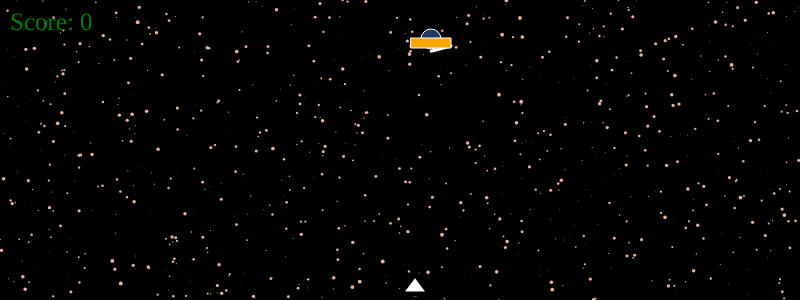
Frame 1 (no input)
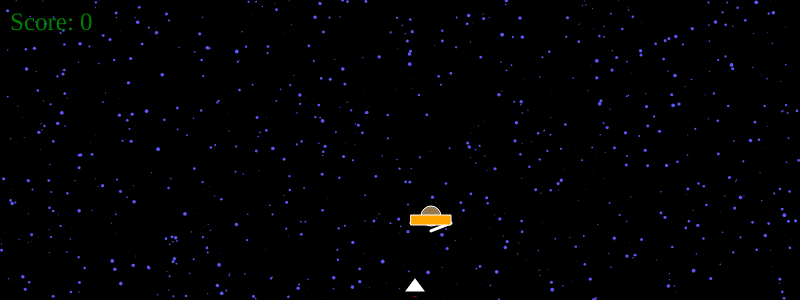
Frame 60 (no input)
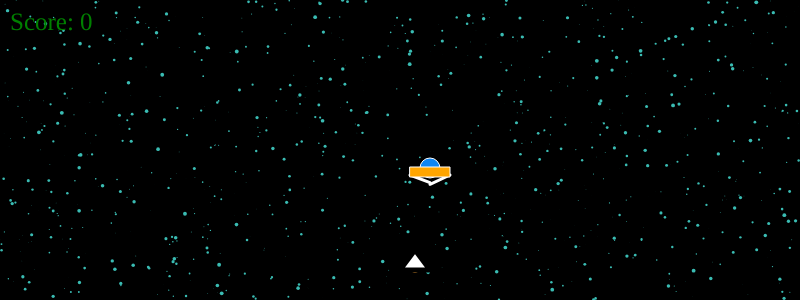
Frame 120 (the mouse pressed at the canvas centre since frame 60)

The p5.js sketch that drew these frames (run headless with seeded random() and noise() and a simulated clock; from frame 60 on, the mouse is pressed at the canvas centre):

// p5.js sketch
// ── sketch.js
//Classe estrelas
class Star {
	constructor() {
		this.x = random(width);
		this.y = random(height);
		this.size = random(0.25, 2);
		this.t = random(TAU);
	}
	
	draw() {
		this.t += 0.1;
		var scale = this.size + sin(this.t) * 2;
		noStroke();
		ellipse(this.x, this.y, scale, scale);
	}
}
//Final da Classe estrelas. 

//Classe munição
class Bullet {
  constructor(posX, posY, sizeX, sizeY) {
    this.posX = posX;
    this.posY = posY;
    this.sizeX = sizeX;
    this.sizeY = sizeY;
  }

  draw() {
    strokeWeight(2);
    stroke(random(0, 780), random(0, 256), random(0, 256)); 
    fill(random(0, 256), random(0, 256), random(0, 256)); 
    rect(this.posX-15, this.posY-5, this.sizeX, this.sizeY);
    this.posY = this.posY - 20;
    rect(this.posX, this.posY+5, this.sizeX, this.sizeY);
    this.posY = this.posY - 20;
    rect(this.posX+15, this.posY-15, this.sizeX, this.sizeY);
    this.posY = this.posY - 20;
  }
}
//Fim da classe munição




//Classe nave
class Player {
  constructor(posX, posY, size) {
    this.posX = posX;
    this.posY = posY;
    this.size = size;
  }

  draw() {
    strokeWeight(5);
    stroke(0); 
    fill(random(0, 256), random(0, 256), random(0, 256));
    circle(this.posX+15, this.posY-2    , this.size/2);
    fill("random");
    triangle(this.posX, this.posY, this.posX+30, this.posY, this.posX+15, this.posY-20);
  
  
  }

  move() {
    if (keyIsDown(LEFT_ARROW) && this.posX >= 5) {
      this.posX -= 15;
    }

    if (keyIsDown(RIGHT_ARROW) && this.posX <= width - player.size) {
      console.log(this.posX);
      this.posX += 15;
    }

    if (keyIsDown(UP_ARROW) && this.posY >= 5 + player.size) {
      this.posY -= 15;
    }

    if (keyIsDown(DOWN_ARROW) && this.posY <= height - player.size) {
      this.posY += 15;
    }
  }
}
//Fim da Classe nave

//Classe inimigo
class Enemy {
  constructor(posX, posY, size) {
    this.posX = posX;
    this.posY = posY;
    this.size = size;
  }
  draw() {
    strokeWeight(3);
    stroke(255);
    line(this.posX+20, this.posY+random(20), this.posX+40, this.posY+10);
    strokeWeight(3); 
    stroke(255);
    line(this.posX+20, this.posY+random(20), this.posX, this.posY+10);
    this.posY++;
    strokeWeight(1); 
    fill(random(0, 256), random(0, 256), random(0, 256));
    circle(this.posX+20, this.posY+2, this.size);
    this.posY++;
    fill("orange");
    rect(this.posX, this.posY, 2*this.size, this.size/2);
    this.posY++;
    
    
  }
}
//Fim da classe inimigo





//Declaração das variáveis
let enemies = [];
let timer = 1;
let points = 0;
var stars = [];


function setup() {
  
  
  createCanvas(displayWidth, 0.5*displayHeight);
  bullets = [];
  player = new Player(width/2, 0.98*height, 30);
  generateRandomEnemies();
  
  for (var i = 0; i < 1000; i++) {
		stars[i] = new Star();
}
  
}
function draw() {
  background("black");
  fill(random(0,256), random(0,256), random(0,256))
	for (var i = 0; i < stars.length; i++) {
		stars[i].draw();
	}
  player.draw();
  player.move();

  for (let i = 0; i < bullets.length; i++) {
    bullets[i].draw();
  }
  for (let i = 0; i < enemies.length; i++) {
    enemies[i].draw();
  }
  checkHit();

  if (frameCount % 60 == 0 && timer > 0) {
    timer--;
    if (timer == 0) {
      generateEnemy();
      timer = 1;
    }
  }

  noStroke();
  fill("green");
  textSize(25);
  textFont('Audiowide, sans-serif');
  text("Score: " + points, 10, 30);
    
  
}

function keyReleased(event) {
  console.log();
  if (event.code === "Space") {
    shoot();
  }
  return false;
}


//Função gera inimigos aleátoriamente
function generateRandomEnemies() {
  for (let i = 0; i < 1; i++) {
    enemies.push(
      new Enemy(
        floor(random(0.3*width, 0.6*width)),
        floor(random(0.1*height, 0.2*height)),
        20
      )
    );
  }
}

function shoot() {
  let bullet = new Bullet(player.posX + 12, player.posY - 20, 5, 20);
  this.bullets.push(bullet);
  for (let i = 0; i < bullets.length; i++) {
    if (this.bullets[i].posY < 0) {
      bullets.splice(i, 1);
    }
  }
  console.log(bullets);
}

//Função pontuação
function checkHit() {
  for (let i = 0; i < bullets.length; i++) {
    for (let j = 0; j < enemies.length; j++) {
      let d = dist(
        bullets[i].posX,
        bullets[i].posY,
        enemies[j].posX,
        enemies[j].posY
      );
      if (d < enemies[j].size) {
        enemies.splice(j, 1);
        points +=5;
      }
    }
  }

  for (let i = 0; i < enemies.length; i++) {
    let d = dist(enemies[i].posX, enemies[i].posY, player.posX, player.posY);
    if (d < player.size) {
      points = 0;
      player.posX = width/2;
      player.posY = 0.9*height;
      enemies = [];
      generateRandomEnemies();
    }
  }
}

function generateEnemy() {
  enemies.push(
    new Enemy(
      floor(random(0.3*width, 0.6*width)),
      floor(random(0.1*height, 0.2*height)),
      20
    )
  );
}


function mousePressed() {
  if (mouseX > 0 && mouseX < displayWidth && mouseY > 0 && mouseY < displayHeight) {
    let fs = fullscreen();
    fullscreen(!fs);
}
}
